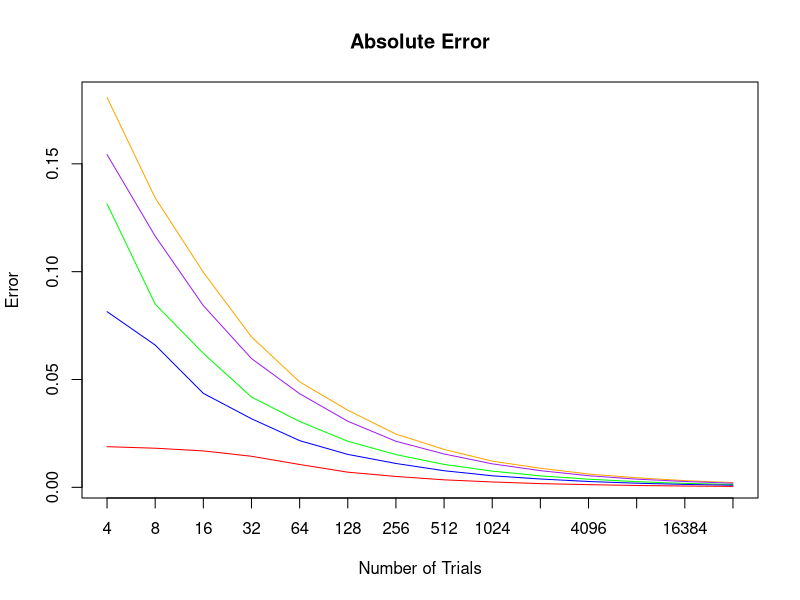
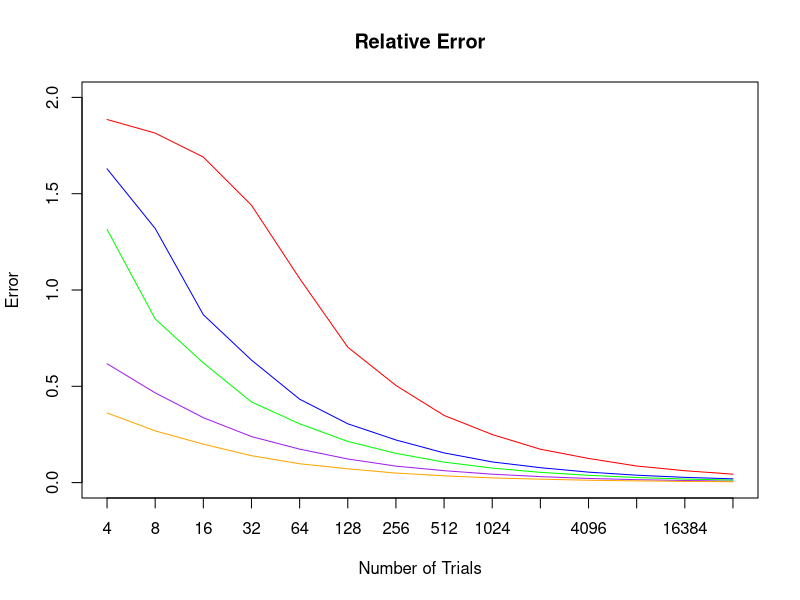

Recreate these plots in R, in order.
## ---- chunk 1
n=2^c(2:15)
p=c(0.01,0.05,0.1,0.25,0.5)
R=5000
abs.err = matrix(NA, nrow=length(p), ncol=length(n))
rel.err = matrix(NA, nrow=length(p), ncol=length(n))
for(i in 1:length(n)){
  for(j in 1:length(p)){
    phat = rbinom(R, n[i], p[j])/n[i]
    abs.err[j,i] = mean(abs(phat-p[j]))
    rel.err[j,i] = mean(abs(phat-p[j])/p[j])
  }
}
plot(x=log(n), y= abs.err[5,], xaxt='n', type="l", col="orange", main="Absolute Error", xlab = "Number of Trials", ylab = "Error")
axis(1, at= log(n),labels=n)
lines(x=log(n), y= abs.err[4,], col="purple")
lines(x=log(n), y= abs.err[3,], col="green")
lines(x=log(n), y= abs.err[2,], col="blue")
lines(x=log(n), y= abs.err[1,], col="red")


plot(x=log(n), y= rel.err[1,], xaxt='n', type="l", col="red", ylim=c(0,2), main="Relative Error", xlab = "Number of Trials", ylab = "Error")
axis(1, at= log(n),labels=n)
lines(x=log(n), y= rel.err[4,], col="purple")
lines(x=log(n), y= rel.err[3,], col="green")
lines(x=log(n), y= rel.err[2,], col="blue")
lines(x=log(n), y= rel.err[5,], col="orange")
